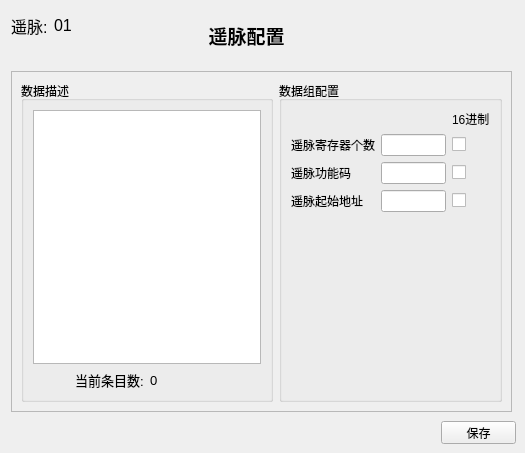
   <widget class="QWidget" name="YMwidget">
    <widget class="QPushButton" name="PBymsave">
     <property name="geometry">
      <rect>
       <x>441</x>
       <y>421</y>
       <width>75</width>
       <height>23</height>
      </rect>
     </property>
     <property name="text">
      <string>保存</string>
     </property>
    </widget>
    <widget class="QLabel" name="label_35">
     <property name="geometry">
      <rect>
       <x>196</x>
       <y>10</y>
       <width>101</width>
       <height>51</height>
      </rect>
     </property>
     <property name="font">
      <font>
       <family>新宋体</family>
       <pointsize>14</pointsize>
       <weight>75</weight>
       <bold>true</bold>
      </font>
     </property>
     <property name="text">
      <string>遥脉配置</string>
     </property>
     <property name="alignment">
      <set>Qt::AlignCenter</set>
     </property>
    </widget>
    <widget class="QFrame" name="frame_5">
     <property name="geometry">
      <rect>
       <x>11</x>
       <y>71</y>
       <width>501</width>
       <height>341</height>
      </rect>
     </property>
     <property name="frameShape">
      <enum>QFrame::StyledPanel</enum>
     </property>
     <property name="frameShadow">
      <enum>QFrame::Raised</enum>
     </property>
     <layout class="QHBoxLayout" name="horizontalLayout_16">
      <item>
       <widget class="QGroupBox" name="groupBox_9">
        <property name="title">
         <string>数据描述</string>
        </property>
        <layout class="QVBoxLayout" name="verticalLayout_5">
         <item>
          <widget class="QPlainTextEdit" name="TEym">
           <property name="lineWrapMode">
            <enum>QPlainTextEdit::NoWrap</enum>
           </property>
          </widget>
         </item>
         <item>
          <layout class="QHBoxLayout" name="horizontalLayout_17">
           <item alignment="Qt::AlignRight">
            <widget class="QLabel" name="label_36">
             <property name="font">
              <font>
               <pointsize>10</pointsize>
              </font>
             </property>
             <property name="text">
              <string>当前条目数:</string>
             </property>
            </widget>
           </item>
           <item>
            <widget class="QLabel" name="Labelymnum">
             <property name="font">
              <font>
               <pointsize>10</pointsize>
              </font>
             </property>
             <property name="text">
              <string>0</string>
             </property>
            </widget>
           </item>
          </layout>
         </item>
        </layout>
       </widget>
      </item>
      <item>
       <widget class="QGroupBox" name="groupBox_10">
        <property name="maximumSize">
         <size>
          <width>250</width>
          <height>16777215</height>
         </size>
        </property>
        <property name="title">
         <string>数据组配置</string>
        </property>
        <layout class="QGridLayout" name="gridLayout_5">
         <item row="2" column="4">
          <widget class="QCheckBox" name="CBym1">
           <property name="text">
            <string/>
           </property>
          </widget>
         </item>
         <item row="4" column="0">
          <widget class="QLabel" name="label_37">
           <property name="text">
            <string>遥脉起始地址</string>
           </property>
          </widget>
         </item>
         <item row="4" column="3">
          <widget class="QLineEdit" name="LEym3">
           <property name="alignment">
            <set>Qt::AlignRight|Qt::AlignTrailing|Qt::AlignVCenter</set>
           </property>
          </widget>
         </item>
         <item row="3" column="4">
          <widget class="QCheckBox" name="CBym2">
           <property name="text">
            <string/>
           </property>
          </widget>
         </item>
         <item row="2" column="3">
          <widget class="QLineEdit" name="LEym1">
           <property name="alignment">
            <set>Qt::AlignRight|Qt::AlignTrailing|Qt::AlignVCenter</set>
           </property>
          </widget>
         </item>
         <item row="3" column="0" colspan="2">
          <widget class="QLabel" name="label_38">
           <property name="text">
            <string>遥脉功能码</string>
           </property>
          </widget>
         </item>
         <item row="3" column="3">
          <widget class="QLineEdit" name="LEym2">
           <property name="alignment">
            <set>Qt::AlignRight|Qt::AlignTrailing|Qt::AlignVCenter</set>
           </property>
          </widget>
         </item>
         <item row="5" column="0">
          <spacer name="verticalSpacer_5">
           <property name="orientation">
            <enum>Qt::Vertical</enum>
           </property>
           <property name="sizeHint" stdset="0">
            <size>
             <width>20</width>
             <height>40</height>
            </size>
           </property>
          </spacer>
         </item>
         <item row="2" column="0" colspan="3">
          <widget class="QLabel" name="label_39">
           <property name="text">
            <string>遥脉寄存器个数</string>
           </property>
          </widget>
         </item>
         <item row="1" column="4">
          <widget class="QLabel" name="label_40">
           <property name="maximumSize">
            <size>
             <width>40</width>
             <height>40</height>
            </size>
           </property>
           <property name="text">
            <string>16进制</string>
           </property>
          </widget>
         </item>
         <item row="4" column="4">
          <widget class="QCheckBox" name="CBym3">
           <property name="text">
            <string/>
           </property>
          </widget>
         </item>
        </layout>
       </widget>
      </item>
     </layout>
    </widget>
    <widget class="QWidget" name="layoutWidget_5">
     <property name="geometry">
      <rect>
       <x>10</x>
       <y>10</y>
       <width>81</width>
       <height>31</height>
      </rect>
     </property>
     <layout class="QHBoxLayout" name="horizontalLayout_18">
      <item alignment="Qt::AlignRight">
       <widget class="QLabel" name="label_41">
        <property name="maximumSize">
         <size>
          <width>16777215</width>
          <height>16777215</height>
         </size>
        </property>
        <property name="font">
         <font>
          <pointsize>12</pointsize>
         </font>
        </property>
        <property name="text">
         <string>遥脉:</string>
        </property>
       </widget>
      </item>
      <item>
       <widget class="QLabel" name="Labelym">
        <property name="maximumSize">
         <size>
          <width>16777215</width>
          <height>16777215</height>
         </size>
        </property>
        <property name="font">
         <font>
          <pointsize>12</pointsize>
         </font>
        </property>
        <property name="text">
         <string>01</string>
        </property>
       </widget>
      </item>
     </layout>
    </widget>
   </widget>
